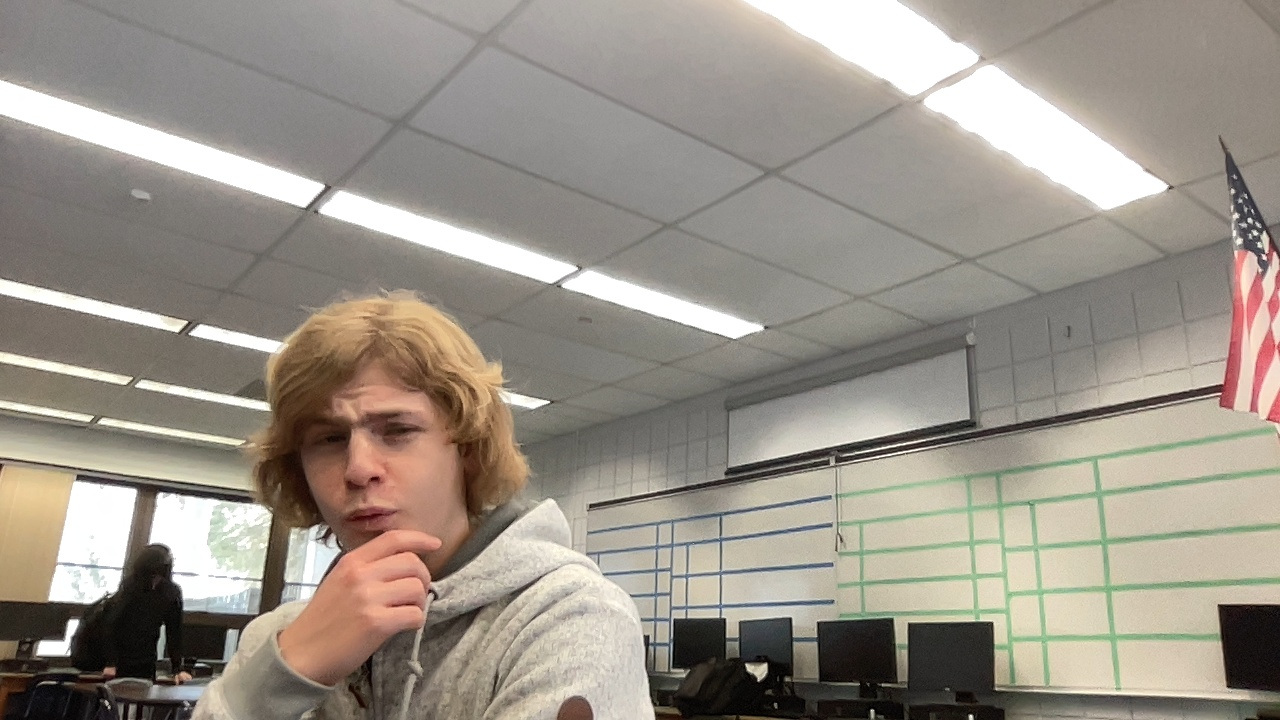
#> input picture data/Max_oogabooga.jpg, 1280 x 720 px, given in place of the camera
$ python test.py
#> lines starting #> are read from the running program, lines starting #| are printed output that depends on the picture; after the words box and inside, x2 and y2 are one past the last pixel; in counts of white or black regions, pixels touching at a corner belong together
import cv2


def is_inside(rect, box):
    rect_x, rect_y, rect_w, rect_h = rect
    box_x1, box_y1, box_x2, box_y2 = box

    if (box_x1 <= rect_x <= box_x2 and
            box_y1 <= rect_y <= box_y2 and
            box_x1 <= rect_x + rect_w <= box_x2 and
            box_y1 <= rect_y + rect_h <= box_y2):
        return True
    else:
        return False

def detectRectangles(camera):
    while True:
        succ, frame = camera.read()
#> frame is the input picture: shape (720, 1280, 3); mean B, G, R 136.7, 146.7, 154
        if not succ:
            break

        gray = cv2.cvtColor(frame, cv2.COLOR_BGR2GRAY)
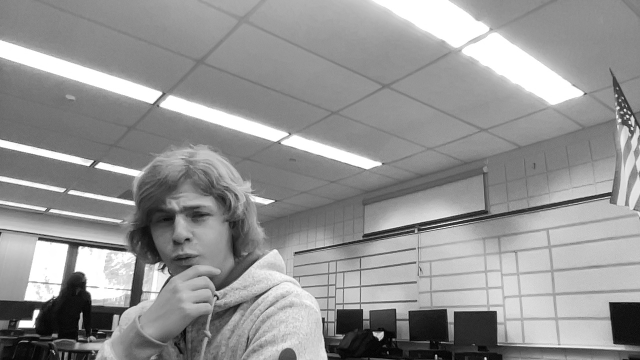
#> gray: shape (720, 1280) (shown at 1/2 size); min 0, max 255, mean 147.8
        _, thresh = cv2.threshold(gray, 200, 255, cv2.THRESH_BINARY)
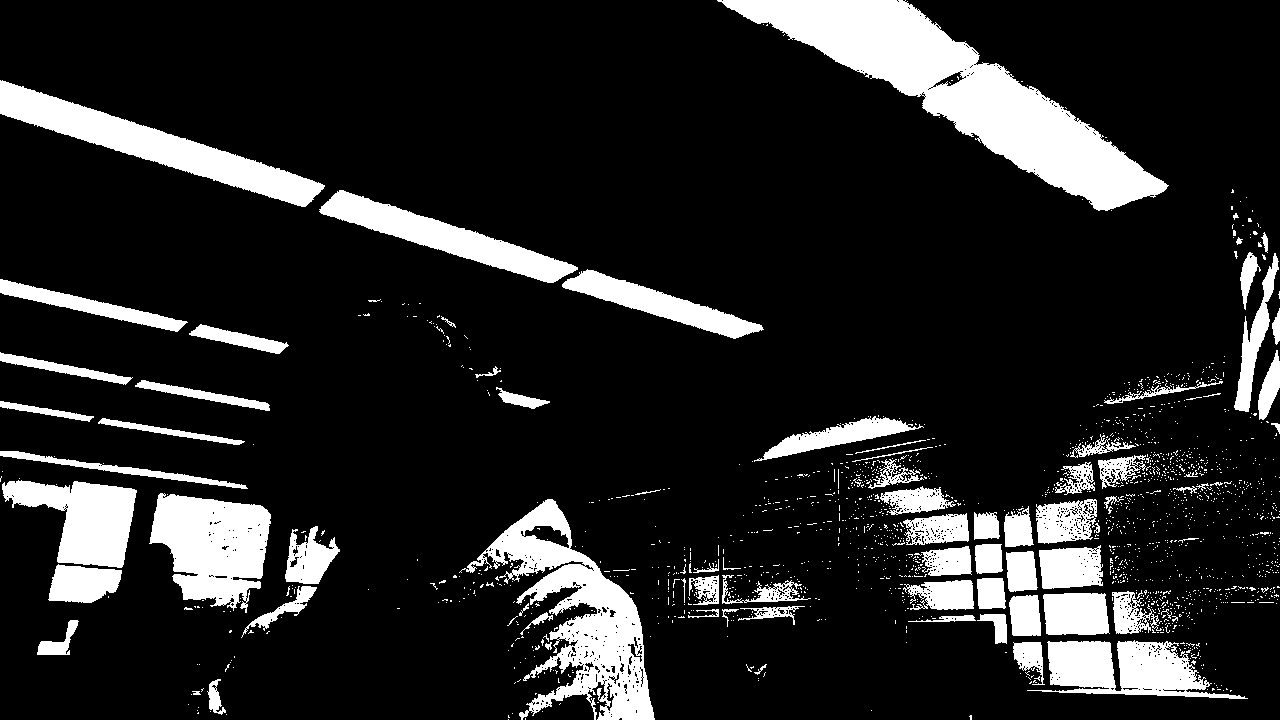
#> thresh: shape (720, 1280); 15% white; 1708 white regions (1626 under 20 px)

        contours, _ = cv2.findContours(thresh, cv2.RETR_EXTERNAL, cv2.CHAIN_APPROX_SIMPLE)
#> contours = 1702 contours, 1637 with area under 20; largest, box (x1, y1, x2, y2) and area: (717, 0, 1169, 211) 27661, (459, 499, 655, 720) 15190, (0, 80, 325, 207) 10009, (149, 493, 271, 613) 9556, (1027, 640, 1248, 699) 6792

        #bounding box
        x, y, _ = frame.shape
        top_left = (int(y / 3), int(x / 8))
        bottom_right = (int(y * 3 / 5), int(x * 3 / 3))
        color = (255, 0, 0)
        thickness = 2

        bounding_box = (top_left[0], top_left[1], bottom_right[0], bottom_right[1])

        for contour in contours:
            perimeter = cv2.arcLength(contour, True)
            approx = cv2.approxPolyDP(contour, 0.03 * perimeter, True)

            if len(approx) == 4:
                x, y, w, h = cv2.boundingRect(approx)
                cv2.rectangle(frame, (x, y), (x + w, y + h), (0, 255, 0), 2)
                rect_coords = (x, y, w, h)
                if is_inside(rect_coords, bounding_box):
                    cv2.putText(frame, 'Inside Bounding Box', (x, y - 10), cv2.FONT_HERSHEY_SIMPLEX, 0.5,
                                (0, 0, 255), 2)
#> this loop made 1702 passes
#> (perimeter, approx, x, y, w, h, rect_x in is_inside, rect_y in is_inside) on passes 4, 31, 34, 37, 42: (5.41, [[508, 715], [508, 717], [509, 717], [508, 716]], 508, 715, 2, 3, 508, 715), (6.24, [[1031, 681], [1029, 683], [1030, 683], [1031, 682]], 1029, 681, 3, 3, 1029, 681), (7.66, [[520, 679], [518, 681], [517, 681], [518, 681]], 517, 679, 4, 3, 517, 679), (9.41, [[558, 678], [558, 682], [559, 682], [558, 681]], 558, 678, 2, 5, 558, 678), (6.24, [[1033, 675], [1032, 676], [1031, 676], [1031, 677]], 1031, 675, 3, 3, 1031, 675)
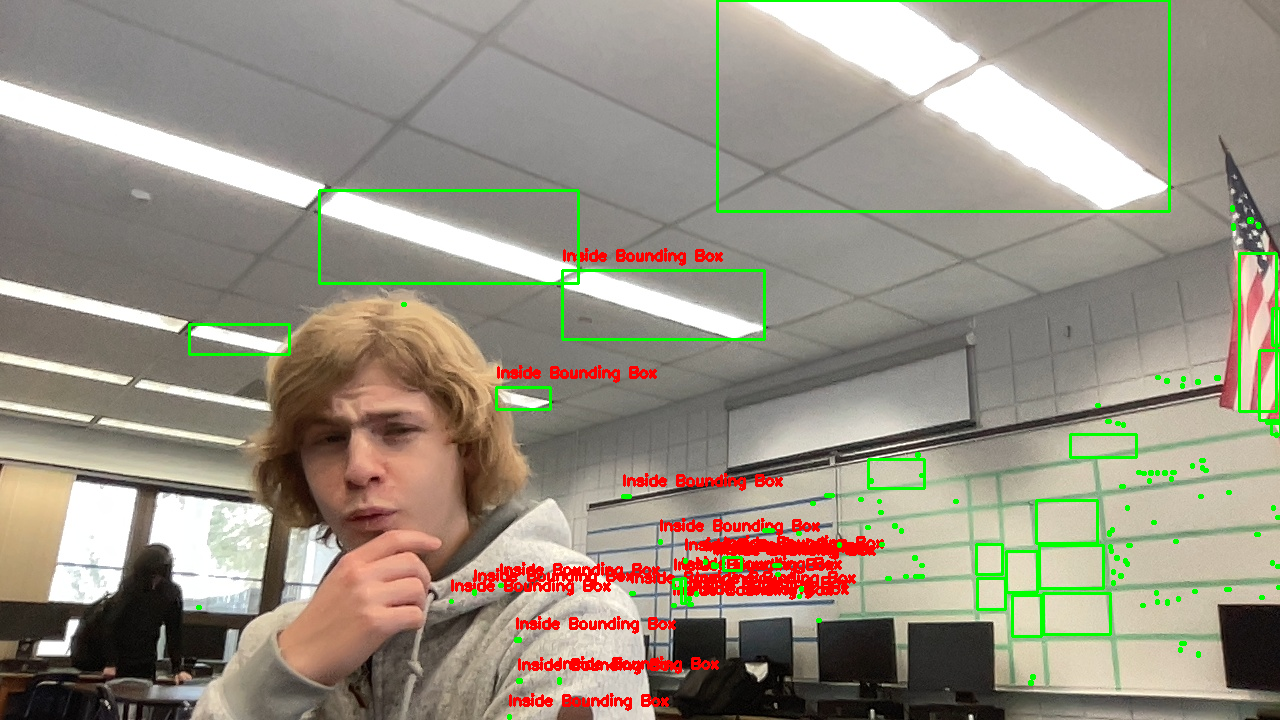
#> frame: shape (720, 1280, 3); 4.05% of pixels changed, all inside (x1, y1, x2, y2) = (188, 0, 1280, 720)

        cv2.rectangle(frame, top_left, bottom_right, color, thickness)
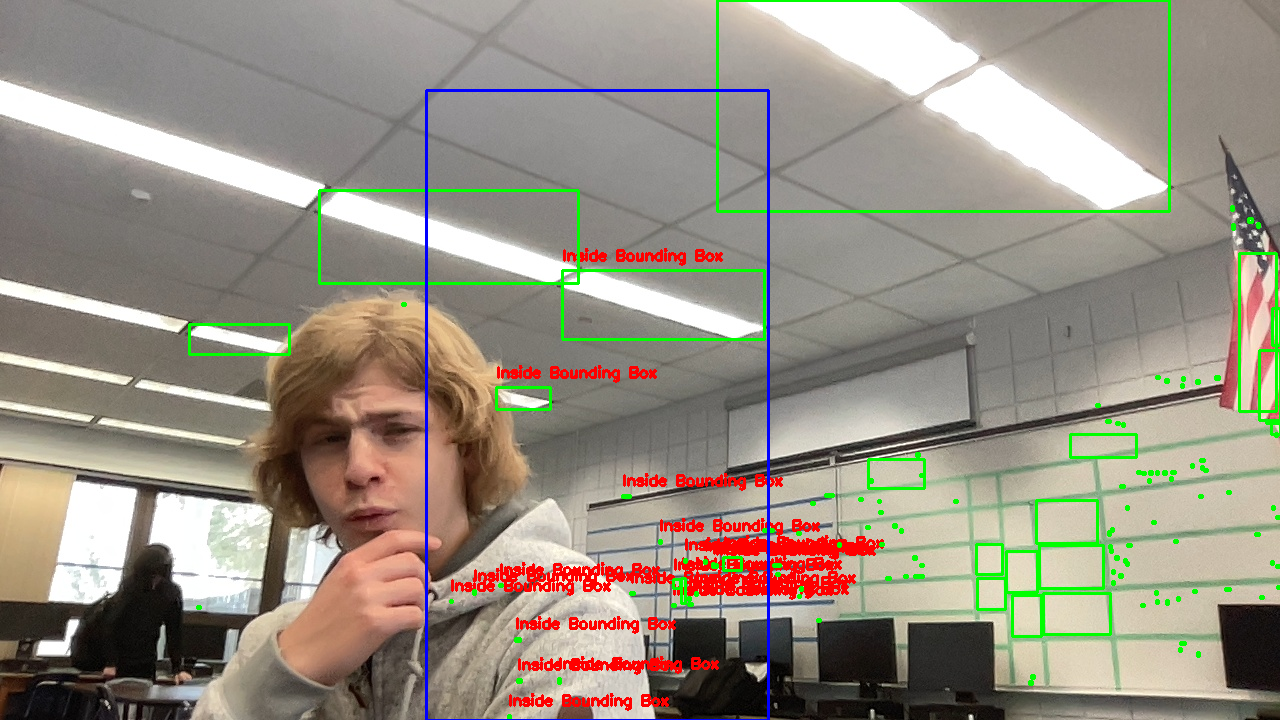
#> frame: shape (720, 1280, 3); 0.56% of pixels changed, all inside (x1, y1, x2, y2) = (425, 89, 770, 720)
        cv2.imshow('Detected Rectangles', frame)
        if cv2.waitKey(1) == ord('q'):
#> (key q is pressed here)
            break


if __name__ == '__main__':
    cam = cv2.VideoCapture(1)
    detectRectangles(cam)
    cam.release()
    cv2.destroyAllWindows()

$ run again, on data/Michael_Too Cool.jpg
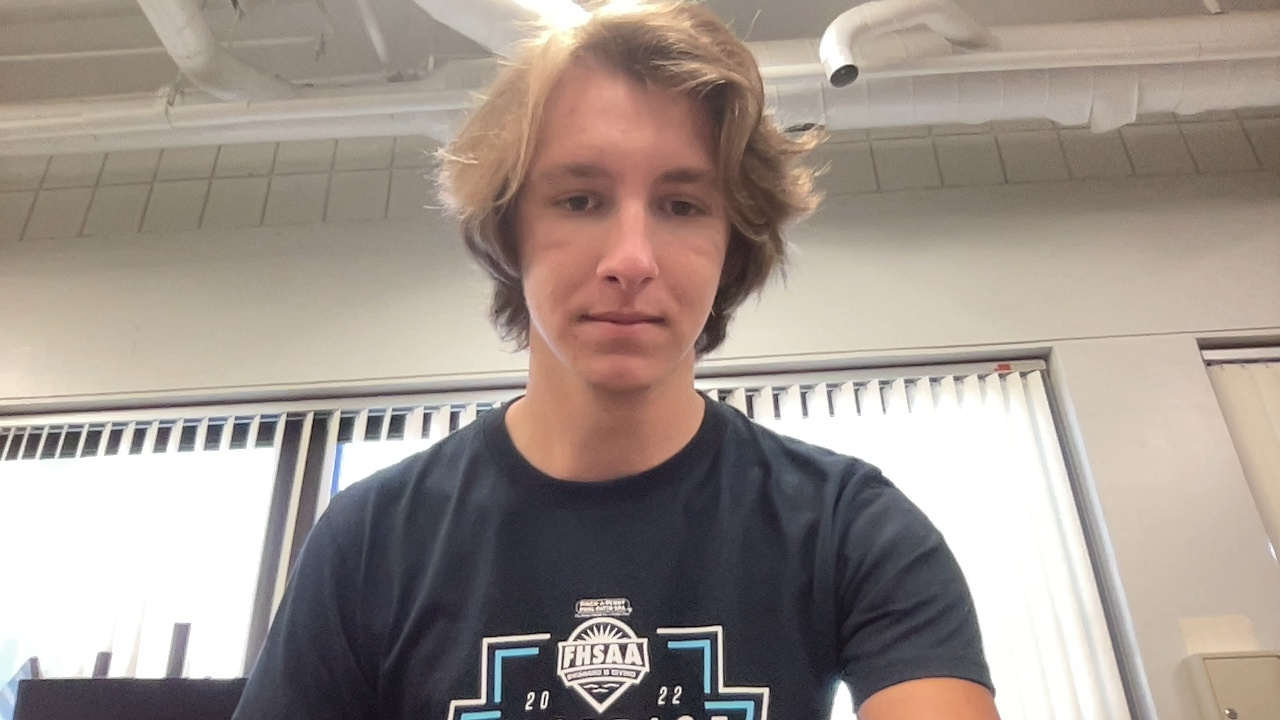
#> input picture data/Michael_Too Cool.jpg, 1280 x 720 px, given in place of the camera
#> in detectRectangles, frame is the input picture: shape (720, 1280, 3); mean B, G, R 141.3, 148.8, 160.3
#> in detectRectangles, `_, thresh = cv2.threshold(gray, 200, 255, cv2.THRESH_BINARY)`:
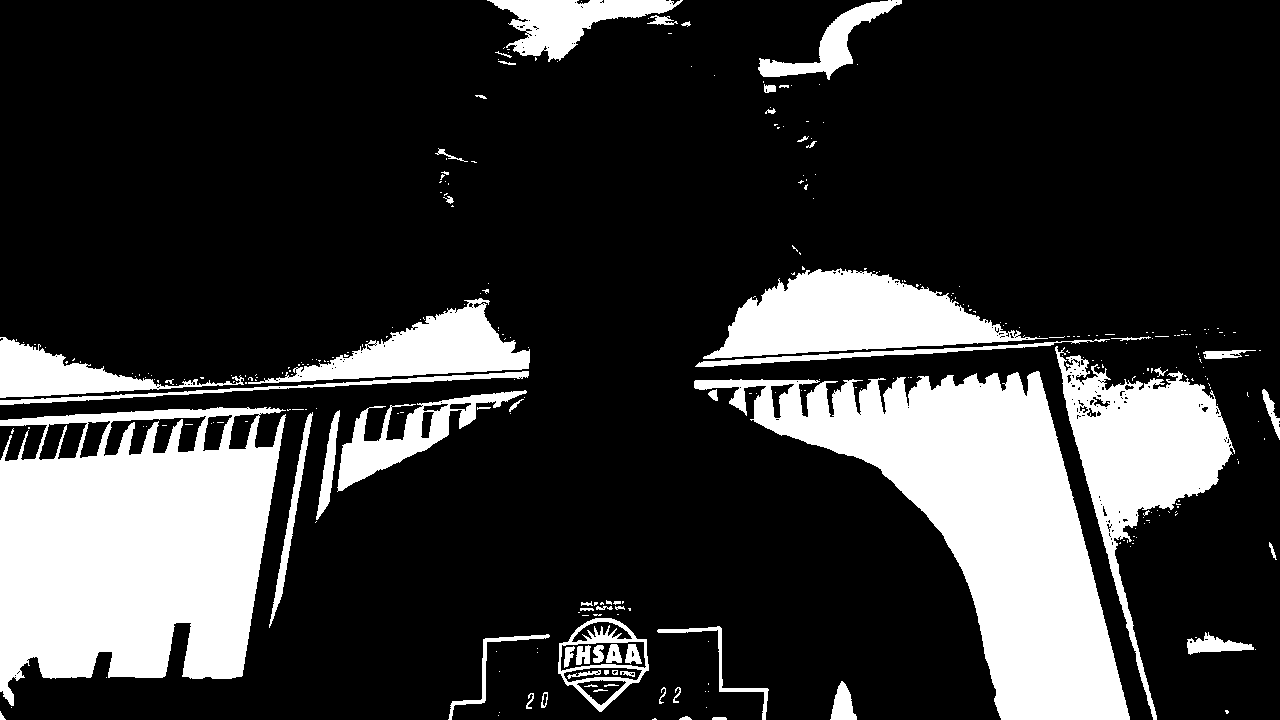
#> thresh: shape (720, 1280); 21.6% white; 323 white regions (260 under 20 px)
#> contours = 302 contours, 266 with area under 20; largest, box (x1, y1, x2, y2) and area: (0, 407, 286, 706) 66100, (694, 371, 1130, 720) 57104, (1055, 346, 1235, 720) 19758, (703, 268, 1048, 359) 16350, (248, 298, 530, 384) 8914
#> the loop in detectRectangles, `for contour in contours:` made 302 passes
#> (contour, perimeter, approx, x, y, w, h, rect_x in is_inside) on pass 40: ([[622, 601], [622, 603], [623, 602], [623, 601]], 5.41, [[623, 601], [622, 601], [622, 603], [623, 602]], 622, 601, 2, 3, 622)
#> in detectRectangles, `cv2.rectangle(frame, top_left, bottom_right, color, thickness)`:
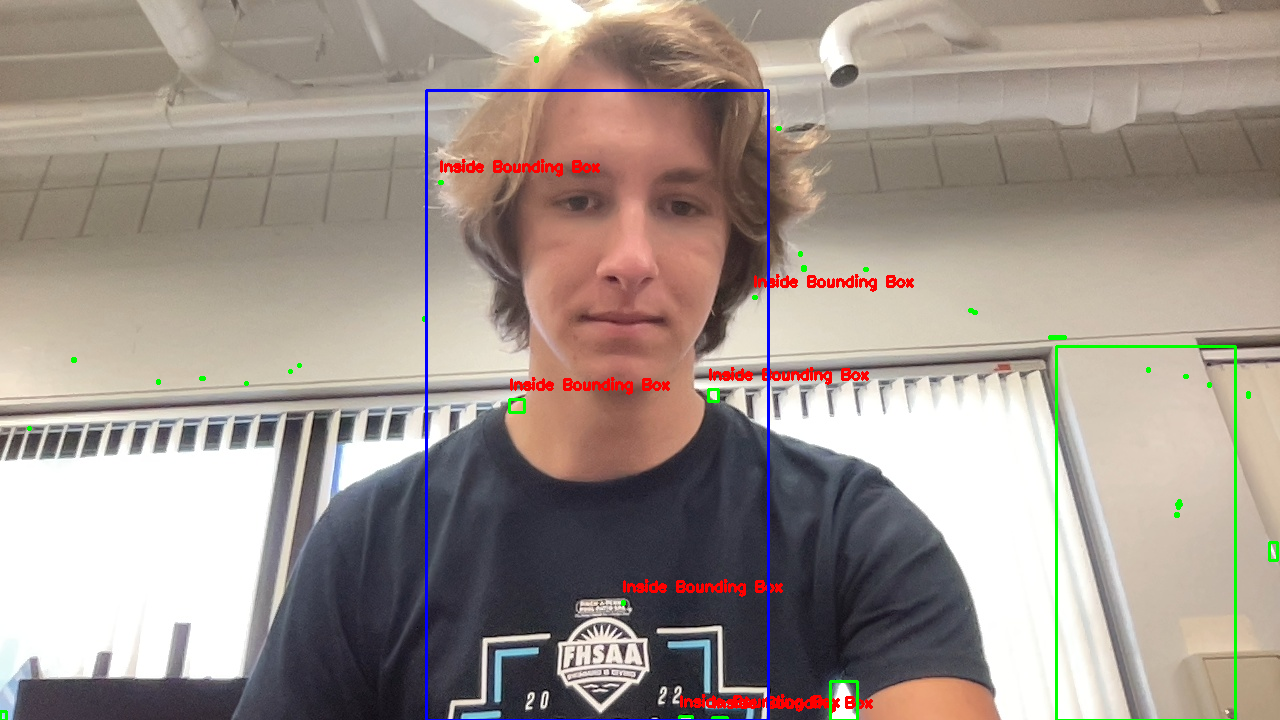
#> frame: shape (720, 1280, 3); mean B, G, R 140.3, 147.5, 159.5
